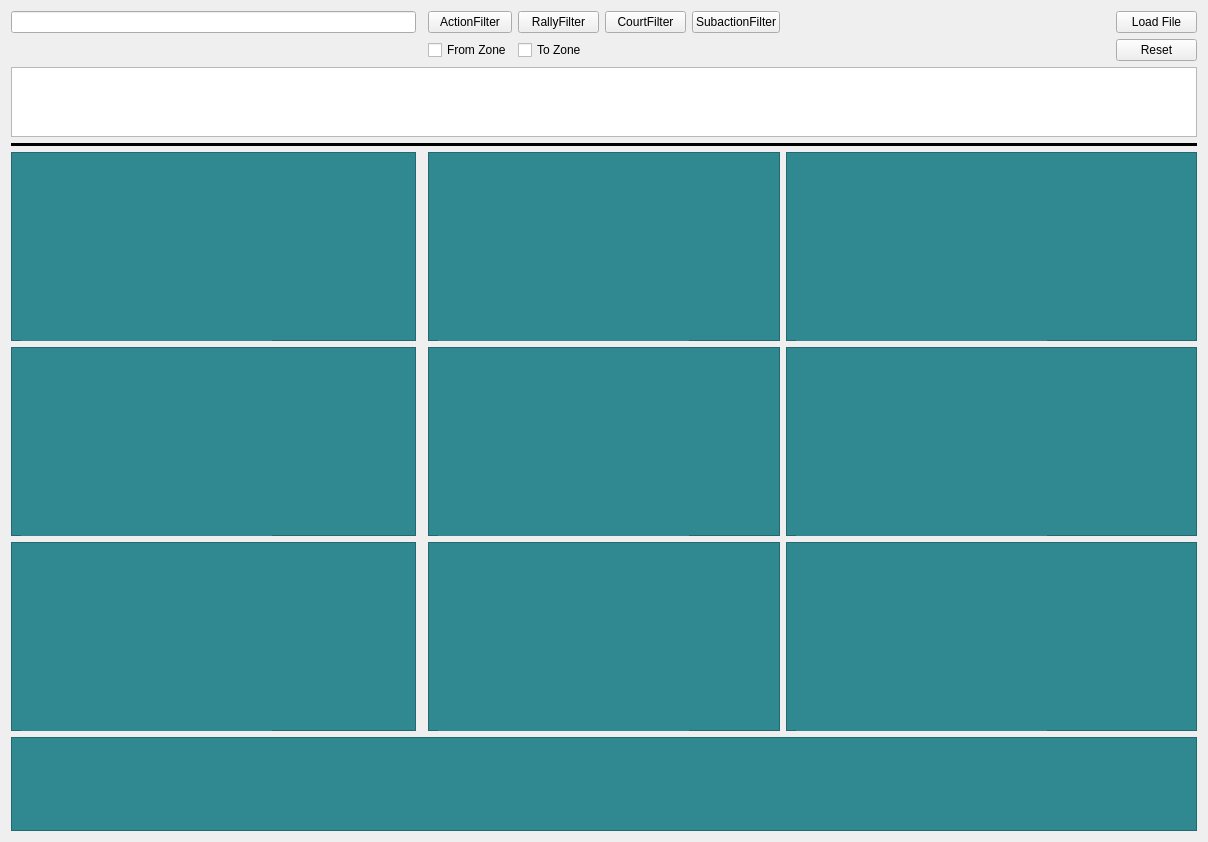
<?xml version="1.0" encoding="UTF-8"?>
<ui version="4.0">
 <class>Form</class>
 <widget class="QWidget" name="Form">
  <property name="geometry">
   <rect>
    <x>0</x>
    <y>0</y>
    <width>1208</width>
    <height>842</height>
   </rect>
  </property>
  <property name="windowTitle">
   <string>Distribution Analysis</string>
  </property>
  <layout class="QGridLayout" name="gridLayout" rowstretch="1,1,1,1,4,4,4,2" columnstretch="5,0,1,1,1,1,4,1">
   <item row="6" column="0">
    <widget class="QFrame" name="frame_5">
     <property name="styleSheet">
      <string notr="true">background-color: rgb(48, 136, 145);</string>
     </property>
     <property name="frameShape">
      <enum>QFrame::StyledPanel</enum>
     </property>
     <property name="frameShadow">
      <enum>QFrame::Raised</enum>
     </property>
     <widget class="QWidget" name="horizontalLayoutWidget_2">
      <property name="geometry">
       <rect>
        <x>10</x>
        <y>10</y>
        <width>251</width>
        <height>31</height>
       </rect>
      </property>
      <layout class="QHBoxLayout" name="header_5" stretch="5,1,5">
       <item>
        <widget class="QLabel" name="total_5">
         <property name="font">
          <font>
           <pointsize>15</pointsize>
          </font>
         </property>
         <property name="text">
          <string/>
         </property>
        </widget>
       </item>
       <item>
        <spacer name="horizontalSpacer_2">
         <property name="orientation">
          <enum>Qt::Horizontal</enum>
         </property>
         <property name="sizeHint" stdset="0">
          <size>
           <width>40</width>
           <height>20</height>
          </size>
         </property>
        </spacer>
       </item>
       <item>
        <widget class="QLabel" name="total_perc_5">
         <property name="font">
          <font>
           <pointsize>15</pointsize>
          </font>
         </property>
         <property name="text">
          <string/>
         </property>
        </widget>
       </item>
      </layout>
     </widget>
     <widget class="QWidget" name="verticalLayoutWidget_2">
      <property name="geometry">
       <rect>
        <x>10</x>
        <y>60</y>
        <width>251</width>
        <height>141</height>
       </rect>
      </property>
      <layout class="QVBoxLayout" name="leads_5">
       <item>
        <widget class="QLabel" name="lead_5">
         <property name="text">
          <string/>
         </property>
        </widget>
       </item>
       <item>
        <widget class="QLabel" name="second_5">
         <property name="text">
          <string/>
         </property>
        </widget>
       </item>
       <item>
        <widget class="QLabel" name="third_5">
         <property name="text">
          <string/>
         </property>
        </widget>
       </item>
       <item>
        <widget class="QLabel" name="fourth_5">
         <property name="text">
          <string/>
         </property>
        </widget>
       </item>
       <item>
        <widget class="QLabel" name="fifth_5">
         <property name="text">
          <string/>
         </property>
        </widget>
       </item>
      </layout>
     </widget>
    </widget>
   </item>
   <item row="6" column="6" colspan="2">
    <widget class="QFrame" name="frame_1">
     <property name="styleSheet">
      <string notr="true">background-color: rgb(48, 136, 145);</string>
     </property>
     <property name="frameShape">
      <enum>QFrame::StyledPanel</enum>
     </property>
     <property name="frameShadow">
      <enum>QFrame::Raised</enum>
     </property>
     <widget class="QWidget" name="horizontalLayoutWidget_4">
      <property name="geometry">
       <rect>
        <x>10</x>
        <y>10</y>
        <width>251</width>
        <height>31</height>
       </rect>
      </property>
      <layout class="QHBoxLayout" name="header_1" stretch="5,1,5">
       <item>
        <widget class="QLabel" name="total_1">
         <property name="font">
          <font>
           <pointsize>15</pointsize>
          </font>
         </property>
         <property name="text">
          <string/>
         </property>
        </widget>
       </item>
       <item>
        <spacer name="horizontalSpacer_4">
         <property name="orientation">
          <enum>Qt::Horizontal</enum>
         </property>
         <property name="sizeHint" stdset="0">
          <size>
           <width>40</width>
           <height>20</height>
          </size>
         </property>
        </spacer>
       </item>
       <item>
        <widget class="QLabel" name="total_perc_1">
         <property name="font">
          <font>
           <pointsize>15</pointsize>
          </font>
         </property>
         <property name="text">
          <string/>
         </property>
        </widget>
       </item>
      </layout>
     </widget>
     <widget class="QWidget" name="verticalLayoutWidget_4">
      <property name="geometry">
       <rect>
        <x>10</x>
        <y>60</y>
        <width>251</width>
        <height>141</height>
       </rect>
      </property>
      <layout class="QVBoxLayout" name="leads_1">
       <item>
        <widget class="QLabel" name="lead_1">
         <property name="text">
          <string/>
         </property>
        </widget>
       </item>
       <item>
        <widget class="QLabel" name="second_1">
         <property name="text">
          <string/>
         </property>
        </widget>
       </item>
       <item>
        <widget class="QLabel" name="third_1">
         <property name="text">
          <string/>
         </property>
        </widget>
       </item>
       <item>
        <widget class="QLabel" name="fourth_1">
         <property name="text">
          <string/>
         </property>
        </widget>
       </item>
       <item>
        <widget class="QLabel" name="fifth_1">
         <property name="text">
          <string/>
         </property>
        </widget>
       </item>
      </layout>
     </widget>
    </widget>
   </item>
   <item row="1" column="2">
    <widget class="QCheckBox" name="analyze_from">
     <property name="text">
      <string>From Zone</string>
     </property>
    </widget>
   </item>
   <item row="5" column="6" colspan="2">
    <widget class="QFrame" name="frame_7">
     <property name="styleSheet">
      <string notr="true">background-color: rgb(48, 136, 145);</string>
     </property>
     <property name="frameShape">
      <enum>QFrame::StyledPanel</enum>
     </property>
     <property name="frameShadow">
      <enum>QFrame::Raised</enum>
     </property>
     <widget class="QWidget" name="horizontalLayoutWidget_7">
      <property name="geometry">
       <rect>
        <x>10</x>
        <y>10</y>
        <width>251</width>
        <height>31</height>
       </rect>
      </property>
      <layout class="QHBoxLayout" name="header_7" stretch="5,1,5">
       <item>
        <widget class="QLabel" name="total_7">
         <property name="font">
          <font>
           <pointsize>15</pointsize>
          </font>
         </property>
         <property name="text">
          <string/>
         </property>
        </widget>
       </item>
       <item>
        <spacer name="horizontalSpacer_7">
         <property name="orientation">
          <enum>Qt::Horizontal</enum>
         </property>
         <property name="sizeHint" stdset="0">
          <size>
           <width>40</width>
           <height>20</height>
          </size>
         </property>
        </spacer>
       </item>
       <item>
        <widget class="QLabel" name="total_perc_7">
         <property name="font">
          <font>
           <pointsize>15</pointsize>
          </font>
         </property>
         <property name="text">
          <string/>
         </property>
        </widget>
       </item>
      </layout>
     </widget>
     <widget class="QWidget" name="verticalLayoutWidget_7">
      <property name="geometry">
       <rect>
        <x>10</x>
        <y>60</y>
        <width>251</width>
        <height>141</height>
       </rect>
      </property>
      <layout class="QVBoxLayout" name="leads_7">
       <item>
        <widget class="QLabel" name="lead_7">
         <property name="text">
          <string/>
         </property>
        </widget>
       </item>
       <item>
        <widget class="QLabel" name="second_7">
         <property name="text">
          <string/>
         </property>
        </widget>
       </item>
       <item>
        <widget class="QLabel" name="third_7">
         <property name="text">
          <string/>
         </property>
        </widget>
       </item>
       <item>
        <widget class="QLabel" name="fourth_7">
         <property name="text">
          <string/>
         </property>
        </widget>
       </item>
       <item>
        <widget class="QLabel" name="fifth_7">
         <property name="text">
          <string/>
         </property>
        </widget>
       </item>
      </layout>
     </widget>
    </widget>
   </item>
   <item row="7" column="0" colspan="8">
    <widget class="QFrame" name="frame">
     <property name="styleSheet">
      <string notr="true">background-color: rgb(48, 136, 145);</string>
     </property>
     <property name="frameShape">
      <enum>QFrame::StyledPanel</enum>
     </property>
     <property name="frameShadow">
      <enum>QFrame::Raised</enum>
     </property>
     <widget class="QWidget" name="horizontalLayoutWidget_10">
      <property name="geometry">
       <rect>
        <x>20</x>
        <y>10</y>
        <width>251</width>
        <height>31</height>
       </rect>
      </property>
      <layout class="QHBoxLayout" name="header_10" stretch="5,1,5">
       <item>
        <widget class="QLabel" name="total_10">
         <property name="font">
          <font>
           <pointsize>15</pointsize>
          </font>
         </property>
         <property name="text">
          <string/>
         </property>
        </widget>
       </item>
       <item>
        <spacer name="horizontalSpacer_10">
         <property name="orientation">
          <enum>Qt::Horizontal</enum>
         </property>
         <property name="sizeHint" stdset="0">
          <size>
           <width>40</width>
           <height>20</height>
          </size>
         </property>
        </spacer>
       </item>
       <item>
        <widget class="QLabel" name="total_perc_10">
         <property name="font">
          <font>
           <pointsize>15</pointsize>
          </font>
         </property>
         <property name="text">
          <string/>
         </property>
        </widget>
       </item>
      </layout>
     </widget>
     <widget class="QWidget" name="horizontalLayoutWidget_11">
      <property name="geometry">
       <rect>
        <x>290</x>
        <y>10</y>
        <width>831</width>
        <height>31</height>
       </rect>
      </property>
      <layout class="QHBoxLayout" name="horizontalLayout">
       <item>
        <widget class="QLabel" name="lead_10">
         <property name="text">
          <string/>
         </property>
        </widget>
       </item>
       <item>
        <widget class="QLabel" name="second_10">
         <property name="text">
          <string/>
         </property>
        </widget>
       </item>
       <item>
        <widget class="QLabel" name="third_10">
         <property name="text">
          <string/>
         </property>
        </widget>
       </item>
       <item>
        <widget class="QLabel" name="fourth_10">
         <property name="text">
          <string/>
         </property>
        </widget>
       </item>
       <item>
        <widget class="QLabel" name="fifth_10">
         <property name="text">
          <string/>
         </property>
        </widget>
       </item>
      </layout>
     </widget>
    </widget>
   </item>
   <item row="0" column="0">
    <widget class="QLineEdit" name="lineEdit"/>
   </item>
   <item row="5" column="2" colspan="4">
    <widget class="QFrame" name="frame_8">
     <property name="styleSheet">
      <string notr="true">background-color: rgb(48, 136, 145);</string>
     </property>
     <property name="frameShape">
      <enum>QFrame::StyledPanel</enum>
     </property>
     <property name="frameShadow">
      <enum>QFrame::Raised</enum>
     </property>
     <widget class="QWidget" name="horizontalLayoutWidget_8">
      <property name="geometry">
       <rect>
        <x>10</x>
        <y>10</y>
        <width>251</width>
        <height>31</height>
       </rect>
      </property>
      <layout class="QHBoxLayout" name="header_8" stretch="5,1,5">
       <item>
        <widget class="QLabel" name="total_8">
         <property name="font">
          <font>
           <pointsize>15</pointsize>
          </font>
         </property>
         <property name="text">
          <string/>
         </property>
        </widget>
       </item>
       <item>
        <spacer name="horizontalSpacer_8">
         <property name="orientation">
          <enum>Qt::Horizontal</enum>
         </property>
         <property name="sizeHint" stdset="0">
          <size>
           <width>40</width>
           <height>20</height>
          </size>
         </property>
        </spacer>
       </item>
       <item>
        <widget class="QLabel" name="total_perc_8">
         <property name="font">
          <font>
           <pointsize>15</pointsize>
          </font>
         </property>
         <property name="text">
          <string/>
         </property>
        </widget>
       </item>
      </layout>
     </widget>
     <widget class="QWidget" name="verticalLayoutWidget_8">
      <property name="geometry">
       <rect>
        <x>10</x>
        <y>60</y>
        <width>251</width>
        <height>141</height>
       </rect>
      </property>
      <layout class="QVBoxLayout" name="leads_8">
       <item>
        <widget class="QLabel" name="lead_8">
         <property name="text">
          <string/>
         </property>
        </widget>
       </item>
       <item>
        <widget class="QLabel" name="second_8">
         <property name="text">
          <string/>
         </property>
        </widget>
       </item>
       <item>
        <widget class="QLabel" name="third_8">
         <property name="text">
          <string/>
         </property>
        </widget>
       </item>
       <item>
        <widget class="QLabel" name="fourth_8">
         <property name="text">
          <string/>
         </property>
        </widget>
       </item>
       <item>
        <widget class="QLabel" name="fifth_8">
         <property name="text">
          <string/>
         </property>
        </widget>
       </item>
      </layout>
     </widget>
    </widget>
   </item>
   <item row="5" column="0">
    <widget class="QFrame" name="frame_9">
     <property name="styleSheet">
      <string notr="true">background-color: rgb(48, 136, 145);</string>
     </property>
     <property name="frameShape">
      <enum>QFrame::StyledPanel</enum>
     </property>
     <property name="frameShadow">
      <enum>QFrame::Raised</enum>
     </property>
     <widget class="QWidget" name="horizontalLayoutWidget_9">
      <property name="geometry">
       <rect>
        <x>10</x>
        <y>10</y>
        <width>251</width>
        <height>31</height>
       </rect>
      </property>
      <layout class="QHBoxLayout" name="header_9" stretch="5,1,5">
       <item>
        <widget class="QLabel" name="total_9">
         <property name="font">
          <font>
           <pointsize>15</pointsize>
          </font>
         </property>
         <property name="text">
          <string/>
         </property>
        </widget>
       </item>
       <item>
        <spacer name="horizontalSpacer_9">
         <property name="orientation">
          <enum>Qt::Horizontal</enum>
         </property>
         <property name="sizeHint" stdset="0">
          <size>
           <width>40</width>
           <height>20</height>
          </size>
         </property>
        </spacer>
       </item>
       <item>
        <widget class="QLabel" name="total_perc_9">
         <property name="font">
          <font>
           <pointsize>15</pointsize>
          </font>
         </property>
         <property name="text">
          <string/>
         </property>
        </widget>
       </item>
      </layout>
     </widget>
     <widget class="QWidget" name="verticalLayoutWidget_9">
      <property name="geometry">
       <rect>
        <x>10</x>
        <y>60</y>
        <width>251</width>
        <height>141</height>
       </rect>
      </property>
      <layout class="QVBoxLayout" name="leads_9">
       <item>
        <widget class="QLabel" name="lead_9">
         <property name="text">
          <string/>
         </property>
        </widget>
       </item>
       <item>
        <widget class="QLabel" name="second_9">
         <property name="text">
          <string/>
         </property>
        </widget>
       </item>
       <item>
        <widget class="QLabel" name="third_9">
         <property name="text">
          <string/>
         </property>
        </widget>
       </item>
       <item>
        <widget class="QLabel" name="fourth_9">
         <property name="text">
          <string/>
         </property>
        </widget>
       </item>
       <item>
        <widget class="QLabel" name="fifth_9">
         <property name="text">
          <string/>
         </property>
        </widget>
       </item>
      </layout>
     </widget>
    </widget>
   </item>
   <item row="0" column="7">
    <widget class="QPushButton" name="load_button">
     <property name="text">
      <string>Load File</string>
     </property>
    </widget>
   </item>
   <item row="6" column="2" colspan="4">
    <widget class="QFrame" name="frame_6">
     <property name="styleSheet">
      <string notr="true">background-color: rgb(48, 136, 145);</string>
     </property>
     <property name="frameShape">
      <enum>QFrame::StyledPanel</enum>
     </property>
     <property name="frameShadow">
      <enum>QFrame::Raised</enum>
     </property>
     <widget class="QWidget" name="horizontalLayoutWidget_3">
      <property name="geometry">
       <rect>
        <x>10</x>
        <y>10</y>
        <width>251</width>
        <height>31</height>
       </rect>
      </property>
      <layout class="QHBoxLayout" name="header_6" stretch="5,1,5">
       <item>
        <widget class="QLabel" name="total_6">
         <property name="font">
          <font>
           <pointsize>15</pointsize>
          </font>
         </property>
         <property name="text">
          <string/>
         </property>
        </widget>
       </item>
       <item>
        <spacer name="horizontalSpacer_3">
         <property name="orientation">
          <enum>Qt::Horizontal</enum>
         </property>
         <property name="sizeHint" stdset="0">
          <size>
           <width>40</width>
           <height>20</height>
          </size>
         </property>
        </spacer>
       </item>
       <item>
        <widget class="QLabel" name="total_perc_6">
         <property name="font">
          <font>
           <pointsize>15</pointsize>
          </font>
         </property>
         <property name="text">
          <string/>
         </property>
        </widget>
       </item>
      </layout>
     </widget>
     <widget class="QWidget" name="verticalLayoutWidget_3">
      <property name="geometry">
       <rect>
        <x>10</x>
        <y>60</y>
        <width>251</width>
        <height>141</height>
       </rect>
      </property>
      <layout class="QVBoxLayout" name="leads_6">
       <item>
        <widget class="QLabel" name="lead_6">
         <property name="text">
          <string/>
         </property>
        </widget>
       </item>
       <item>
        <widget class="QLabel" name="second_6">
         <property name="text">
          <string/>
         </property>
        </widget>
       </item>
       <item>
        <widget class="QLabel" name="third_6">
         <property name="text">
          <string/>
         </property>
        </widget>
       </item>
       <item>
        <widget class="QLabel" name="fourth_6">
         <property name="text">
          <string/>
         </property>
        </widget>
       </item>
       <item>
        <widget class="QLabel" name="fifth_6">
         <property name="text">
          <string/>
         </property>
        </widget>
       </item>
      </layout>
     </widget>
    </widget>
   </item>
   <item row="4" column="0">
    <widget class="QFrame" name="frame_4">
     <property name="styleSheet">
      <string notr="true">background-color: rgb(48, 136, 145);</string>
     </property>
     <property name="frameShape">
      <enum>QFrame::StyledPanel</enum>
     </property>
     <property name="frameShadow">
      <enum>QFrame::Raised</enum>
     </property>
     <widget class="QWidget" name="verticalLayoutWidget">
      <property name="geometry">
       <rect>
        <x>10</x>
        <y>60</y>
        <width>251</width>
        <height>141</height>
       </rect>
      </property>
      <layout class="QVBoxLayout" name="leads_4">
       <item>
        <widget class="QLabel" name="lead_4">
         <property name="text">
          <string/>
         </property>
        </widget>
       </item>
       <item>
        <widget class="QLabel" name="second_4">
         <property name="text">
          <string/>
         </property>
        </widget>
       </item>
       <item>
        <widget class="QLabel" name="third_4">
         <property name="text">
          <string/>
         </property>
        </widget>
       </item>
       <item>
        <widget class="QLabel" name="fourth_4">
         <property name="text">
          <string/>
         </property>
        </widget>
       </item>
       <item>
        <widget class="QLabel" name="fifth_4">
         <property name="text">
          <string/>
         </property>
        </widget>
       </item>
      </layout>
     </widget>
     <widget class="QWidget" name="horizontalLayoutWidget">
      <property name="geometry">
       <rect>
        <x>10</x>
        <y>10</y>
        <width>251</width>
        <height>31</height>
       </rect>
      </property>
      <layout class="QHBoxLayout" name="header_4" stretch="5,1,5">
       <item>
        <widget class="QLabel" name="total_4">
         <property name="font">
          <font>
           <pointsize>15</pointsize>
          </font>
         </property>
         <property name="text">
          <string/>
         </property>
        </widget>
       </item>
       <item>
        <spacer name="horizontalSpacer">
         <property name="orientation">
          <enum>Qt::Horizontal</enum>
         </property>
         <property name="sizeHint" stdset="0">
          <size>
           <width>40</width>
           <height>20</height>
          </size>
         </property>
        </spacer>
       </item>
       <item>
        <widget class="QLabel" name="total_perc_4">
         <property name="font">
          <font>
           <pointsize>15</pointsize>
          </font>
         </property>
         <property name="text">
          <string/>
         </property>
        </widget>
       </item>
      </layout>
     </widget>
    </widget>
   </item>
   <item row="0" column="3">
    <widget class="QPushButton" name="rally_button">
     <property name="text">
      <string>RallyFilter</string>
     </property>
    </widget>
   </item>
   <item row="4" column="6" colspan="2">
    <widget class="QFrame" name="frame_2">
     <property name="styleSheet">
      <string notr="true">background-color: rgb(48, 136, 145);</string>
     </property>
     <property name="frameShape">
      <enum>QFrame::StyledPanel</enum>
     </property>
     <property name="frameShadow">
      <enum>QFrame::Raised</enum>
     </property>
     <widget class="QWidget" name="horizontalLayoutWidget_5">
      <property name="geometry">
       <rect>
        <x>10</x>
        <y>10</y>
        <width>251</width>
        <height>31</height>
       </rect>
      </property>
      <layout class="QHBoxLayout" name="header_2" stretch="5,1,5">
       <item>
        <widget class="QLabel" name="total_2">
         <property name="font">
          <font>
           <pointsize>15</pointsize>
          </font>
         </property>
         <property name="text">
          <string/>
         </property>
        </widget>
       </item>
       <item>
        <spacer name="horizontalSpacer_5">
         <property name="orientation">
          <enum>Qt::Horizontal</enum>
         </property>
         <property name="sizeHint" stdset="0">
          <size>
           <width>40</width>
           <height>20</height>
          </size>
         </property>
        </spacer>
       </item>
       <item>
        <widget class="QLabel" name="total_perc_2">
         <property name="font">
          <font>
           <pointsize>15</pointsize>
          </font>
         </property>
         <property name="text">
          <string/>
         </property>
        </widget>
       </item>
      </layout>
     </widget>
     <widget class="QWidget" name="verticalLayoutWidget_5">
      <property name="geometry">
       <rect>
        <x>10</x>
        <y>60</y>
        <width>251</width>
        <height>141</height>
       </rect>
      </property>
      <layout class="QVBoxLayout" name="leads_2">
       <item>
        <widget class="QLabel" name="lead_2">
         <property name="text">
          <string/>
         </property>
        </widget>
       </item>
       <item>
        <widget class="QLabel" name="second_2">
         <property name="text">
          <string/>
         </property>
        </widget>
       </item>
       <item>
        <widget class="QLabel" name="third_2">
         <property name="text">
          <string/>
         </property>
        </widget>
       </item>
       <item>
        <widget class="QLabel" name="fourth_2">
         <property name="text">
          <string/>
         </property>
        </widget>
       </item>
       <item>
        <widget class="QLabel" name="fifth_2">
         <property name="text">
          <string/>
         </property>
        </widget>
       </item>
      </layout>
     </widget>
    </widget>
   </item>
   <item row="4" column="2" colspan="4">
    <widget class="QFrame" name="frame_3">
     <property name="styleSheet">
      <string notr="true">background-color: rgb(48, 136, 145);</string>
     </property>
     <property name="frameShape">
      <enum>QFrame::StyledPanel</enum>
     </property>
     <property name="frameShadow">
      <enum>QFrame::Raised</enum>
     </property>
     <widget class="QWidget" name="horizontalLayoutWidget_6">
      <property name="geometry">
       <rect>
        <x>10</x>
        <y>10</y>
        <width>251</width>
        <height>31</height>
       </rect>
      </property>
      <layout class="QHBoxLayout" name="header_3" stretch="5,1,5">
       <item>
        <widget class="QLabel" name="total_3">
         <property name="font">
          <font>
           <pointsize>15</pointsize>
          </font>
         </property>
         <property name="text">
          <string/>
         </property>
        </widget>
       </item>
       <item>
        <spacer name="horizontalSpacer_6">
         <property name="orientation">
          <enum>Qt::Horizontal</enum>
         </property>
         <property name="sizeHint" stdset="0">
          <size>
           <width>40</width>
           <height>20</height>
          </size>
         </property>
        </spacer>
       </item>
       <item>
        <widget class="QLabel" name="total_perc_3">
         <property name="font">
          <font>
           <pointsize>15</pointsize>
          </font>
         </property>
         <property name="text">
          <string/>
         </property>
        </widget>
       </item>
      </layout>
     </widget>
     <widget class="QWidget" name="verticalLayoutWidget_6">
      <property name="geometry">
       <rect>
        <x>10</x>
        <y>60</y>
        <width>251</width>
        <height>141</height>
       </rect>
      </property>
      <layout class="QVBoxLayout" name="leads_3">
       <item>
        <widget class="QLabel" name="lead_3">
         <property name="text">
          <string/>
         </property>
        </widget>
       </item>
       <item>
        <widget class="QLabel" name="second_3">
         <property name="text">
          <string/>
         </property>
        </widget>
       </item>
       <item>
        <widget class="QLabel" name="third_3">
         <property name="text">
          <string/>
         </property>
        </widget>
       </item>
       <item>
        <widget class="QLabel" name="fourth_3">
         <property name="text">
          <string/>
         </property>
        </widget>
       </item>
       <item>
        <widget class="QLabel" name="fifth_3">
         <property name="text">
          <string/>
         </property>
        </widget>
       </item>
      </layout>
     </widget>
    </widget>
   </item>
   <item row="0" column="5">
    <widget class="QPushButton" name="subaction_filter_button">
     <property name="text">
      <string>SubactionFilter</string>
     </property>
    </widget>
   </item>
   <item row="0" column="2">
    <widget class="QPushButton" name="action_filter_button">
     <property name="text">
      <string>ActionFilter</string>
     </property>
    </widget>
   </item>
   <item row="1" column="7">
    <widget class="QPushButton" name="reset_button">
     <property name="text">
      <string>Reset</string>
     </property>
    </widget>
   </item>
   <item row="3" column="0" colspan="8">
    <widget class="Line" name="line">
     <property name="frameShadow">
      <enum>QFrame::Plain</enum>
     </property>
     <property name="lineWidth">
      <number>10</number>
     </property>
     <property name="midLineWidth">
      <number>0</number>
     </property>
     <property name="orientation">
      <enum>Qt::Horizontal</enum>
     </property>
    </widget>
   </item>
   <item row="2" column="0" colspan="8">
    <widget class="QTableWidget" name="filter_table"/>
   </item>
   <item row="0" column="4">
    <widget class="QPushButton" name="court_filter_button">
     <property name="text">
      <string>CourtFilter</string>
     </property>
    </widget>
   </item>
   <item row="1" column="3">
    <widget class="QCheckBox" name="analyze_to">
     <property name="text">
      <string>To Zone</string>
     </property>
    </widget>
   </item>
  </layout>
 </widget>
 <resources/>
 <connections/>
</ui>
